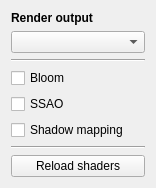
<?xml version="1.0" encoding="UTF-8"?>
<ui version="4.0">
 <class>RenderingWidget</class>
 <widget class="QWidget" name="RenderingWidget">
  <property name="geometry">
   <rect>
    <x>0</x>
    <y>0</y>
    <width>156</width>
    <height>173</height>
   </rect>
  </property>
  <property name="windowTitle">
   <string>Form</string>
  </property>
  <layout class="QVBoxLayout" name="verticalLayout">
   <item>
    <widget class="QLabel" name="labelRendering">
     <property name="text">
      <string>&lt;b&gt;Render output&lt;/b&gt;</string>
     </property>
    </widget>
   </item>
   <item>
    <widget class="QComboBox" name="comboRendering"/>
   </item>
   <item>
    <widget class="Line" name="lineRendering1">
     <property name="orientation">
      <enum>Qt::Horizontal</enum>
     </property>
    </widget>
   </item>
   <item>
    <widget class="QCheckBox" name="boxBloom">
     <property name="text">
      <string>Bloom</string>
     </property>
    </widget>
   </item>
   <item>
    <widget class="QCheckBox" name="boxSSAO">
     <property name="text">
      <string>SSAO</string>
     </property>
    </widget>
   </item>
   <item>
    <widget class="QCheckBox" name="boxShadowmap">
     <property name="text">
      <string>Shadow mapping</string>
     </property>
    </widget>
   </item>
   <item>
    <widget class="Line" name="lineRendering2">
     <property name="orientation">
      <enum>Qt::Horizontal</enum>
     </property>
    </widget>
   </item>
   <item>
    <widget class="QPushButton" name="buttonRendering">
     <property name="text">
      <string>Reload shaders</string>
     </property>
    </widget>
   </item>
  </layout>
 </widget>
 <resources/>
 <connections/>
</ui>
